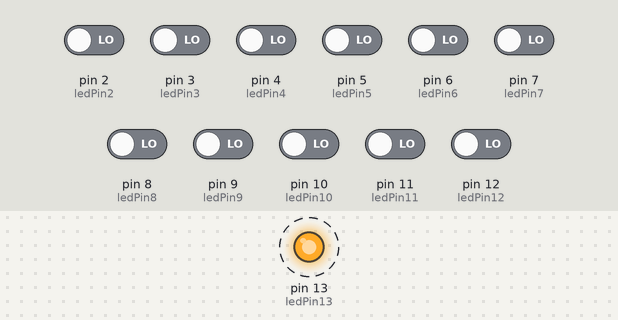
This sketch was run on a simulated Arduino Uno, built with avr-gcc and run on an emulated ATmega328P. Shown: output pins drawn as LEDs (lit = HIGH). Dashed ring = blinking. The inputs (shaded band) are chosen by the test bench; at power-on: pin 2 (ledPin2), pin 3 (ledPin3), pin 4 (ledPin4), pin 5 (ledPin5), pin 6 (ledPin6), pin 7 (ledPin7), pin 8 (ledPin8), pin 9 (ledPin9), pin 10 (ledPin10), pin 11 (ledPin11), pin 12 (ledPin12) LOW. What the sketch prints to the serial monitor is not drawn.

Above: at 0.2 s.
Timing chart, 0 to 3.0 s (numbered marks = the images above):
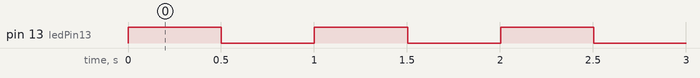

The sketch:

signal3aa.ino
```cpp
int ledPin13 = 13;
int ledPin12 = 12;
int ledPin11 = 11;
int ledPin10 = 10;
int ledPin9 = 9;
int ledPin8 = 8;
int ledPin7 = 7;
int ledPin6 = 6;
int ledPin5 = 5;
int ledPin4 = 4;
int ledPin3 = 3;
int ledPin2 = 2;
int ledPin1 = 1;
int ledPin0 = 0;

// the setup function runs once when you press reset or power the board
//void setup() {
  // initialize digital pin 13 as an output.
//  pinMode(13, OUTPUT);
//}


int incomingByte;      // a variable to read incoming serial data into

void setup() {
  // initialize serial communication:
  Serial.begin(115200);
  // initialize the LED pin as an output:
  //pinMode(ledPin, OUTPUT);
  pinMode(ledPin13, OUTPUT);
  pinMode(ledPin12, INPUT);
  pinMode(ledPin11, INPUT);
  pinMode(ledPin10, INPUT);
  pinMode(ledPin9, INPUT);
  pinMode(ledPin8, INPUT);
  pinMode(ledPin7, INPUT);
  pinMode(ledPin6, INPUT);
  pinMode(ledPin5, INPUT);
  pinMode(ledPin4, INPUT);
  pinMode(ledPin3, INPUT);
  pinMode(ledPin2, INPUT);
  pinMode(ledPin1, INPUT);
  pinMode(ledPin0, INPUT);

}


// the loop function runs over and over again forever
void loop() {
  digitalWrite(13, HIGH);   // turn the LED on (HIGH is the voltage level)

      int val;

  val = digitalRead(1);
Serial.print("11");
Serial.print(val);
Serial.println();

  val = digitalRead(2);
Serial.print("12");
Serial.print(val);
Serial.println();

  val = digitalRead(3);
Serial.print("13");
Serial.print(val);
Serial.println();

 val = digitalRead(4);
Serial.print("14");
Serial.print(val);
Serial.println();

  val = digitalRead(5);
Serial.print("15");
Serial.print(val);
Serial.println();

 val = digitalRead(6);
Serial.print("16");
Serial.print(val);
Serial.println();

  val = digitalRead(7);
Serial.print("17");
Serial.print(val);
Serial.println();

 val = digitalRead(8);
Serial.print("18");
Serial.print(val);
Serial.println();

  val = digitalRead(9);
Serial.print("19");
Serial.print(val);
Serial.println();

 val = digitalRead(10);
Serial.print("20");
Serial.print(val);
Serial.println();

 val = digitalRead(11);
Serial.print("21");
Serial.print(val);
Serial.println();

 val = digitalRead(12);
Serial.print("22");
Serial.print(val);
Serial.println();

  val = digitalRead(13);
Serial.print("23");
Serial.print(val);
Serial.println();


Serial.print("111111");
Serial.println();

delay(500);
  digitalWrite(13, LOW);    // turn the LED off by making the voltage LOW
  delay(500);

}
```

Measured:
- by itself, pin 13 (ledPin13): alternates HIGH for 0.50 s and LOW for 0.50 s
